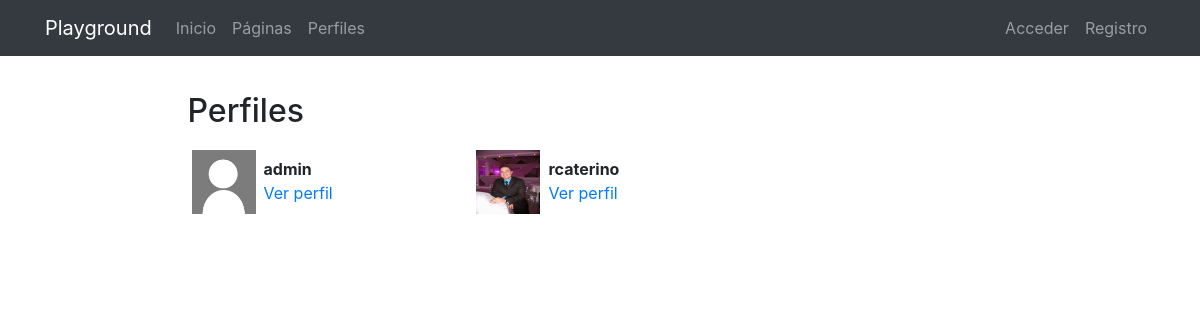
/profiles/, run on the app's committed database.
### registration/models.py (models this page shows)
class Profile(models.Model):
    user = models.OneToOneField(User, on_delete=models.CASCADE)
    avatar = models.ImageField(upload_to=custom_upload_to, null=True, blank=True)
    bio = models.TextField(null=True, blank=True)
    link = models.URLField(max_length=200, null=True, blank=True)
    class Meta:
        ordering = ['user__username']

### profiles/views.py (the view)
# urls.py: path('', ProfileListView.as_view(), name='list'),
class ProfileListView(ListView):
    model = Profile
    template_name = 'profiles/profile_list.html'
    paginate_by = 12

### profiles/templates/profiles/profile_list.html (shortened to what this page needs)
{% extends 'core/base.html' %}
{% load static %}
{% block content %}
<main role="main">
  <div class="container">
    <div class="row mt-3">
      <div class="col-md-9 mx-auto mb-5">
        <h2>Perfiles</h2>
        <div class="row">
          {% for profile in profile_list %}
            <div class="col-md-4 mt-2 mb-3 ">
              <div class="row p-1">
                <div class="col-md-12">
                  {% if profile.avatar %}
                    <img src="{{profile.avatar.url}}" class="img-fluid profile-avatar">
                  {% else %}
                    <img src="{% static 'registration/img/no-avatar.jpg' %}" class="img-fluid profile-avatar">
                  {% endif %}
                  <p class="profile-data">
                    <b>{{profile.user|truncatechars:"16"}}</b><br>
                    <a href="{% url 'profiles:detail' profile.user %}">Ver perfil</a>
                  </p>
                </div>
              </div>
            </div>
          {% endfor %}
        </div>
      </div>
    </div>
  </div>
</main>
{% endblock %}

### core/static/core/css/main.css (style rules this page uses)
main { padding-top: 20px; }
:root { --jumbotron-padding-y: 3rem; }

### profiles/templates/profiles/profile_list.html (style rules this page uses)
.profile-avatar { float:left;width:4rem;height:4rem }
.profile-data { padding-left:4.5rem;padding-top:.4rem; }

### data on the page
Profile: user "admin"
Profile: avatar (picture), user "rcaterino"
